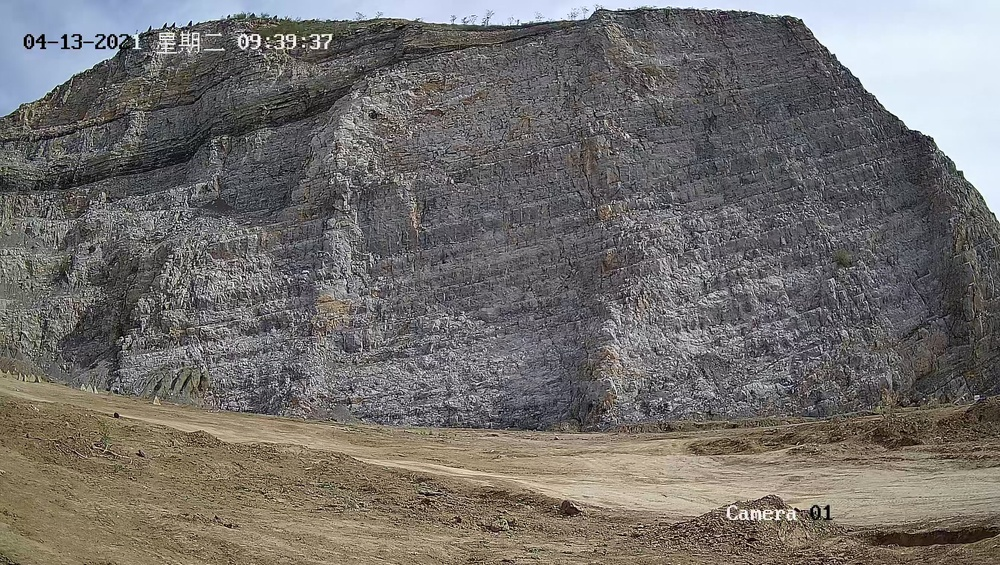
#> input picture ImagePoint_Undistort/Undistort/image_files/VIS.jpg, 1000 x 565 px, shrunk from 2688 x 1520 before the run
$ python image_undistort.py
#> lines starting #> are read from the running program, lines starting #| are printed output that depends on the picture
# -*- coding: utf-8 -*-
"""
@file name:image_undistort.py
@desc:对单一图像去畸变
"""
import cv2 as cv
from CAMERA_CONFIG import CAMERA_MATRIX, DISTORTION_COEFFS

'''
/****************************************************/
    main函数
/****************************************************/
'''
if __name__ == "__main__":
    # ----------------------------------------------------#
    #          图像路径
    # ----------------------------------------------------#
    image_path = "image_files/VIS.jpg"
    image = cv.imread(image_path)
#> image is the input picture: shape (565, 1000, 3); mean B, G, R 107.8, 110.8, 114.3
    # ----------------------------------------------------#
    #          图像处理
    # ----------------------------------------------------#
    # 进行去畸变
    undistorted_image = cv.undistort(image, CAMERA_MATRIX, DISTORTION_COEFFS)
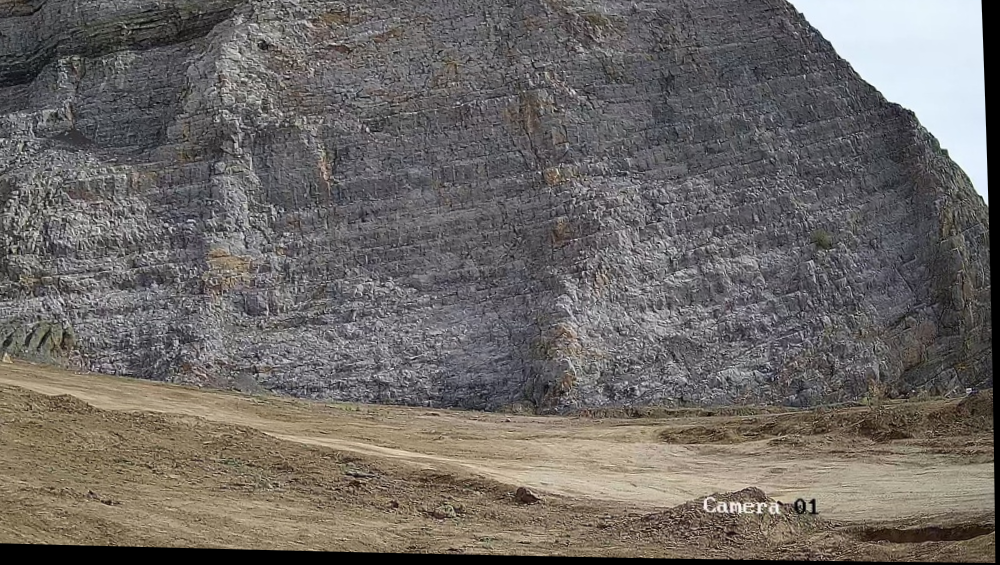
#> undistorted_image: shape (565, 1000, 3); mean B, G, R 101.3, 104.9, 109.5
    cv.imwrite('image_files/VIS_undistort.png', undistorted_image)
